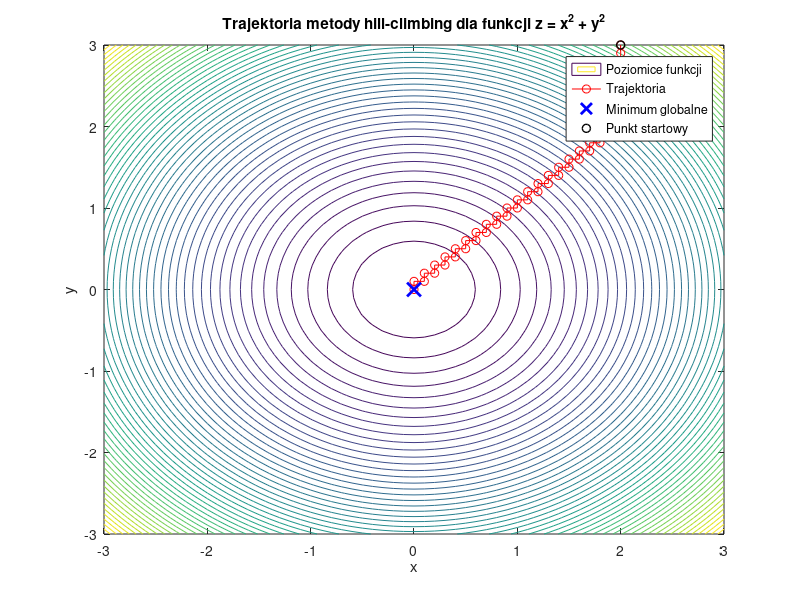

Write the MATLAB code that produced this figure.
% Definicja głównej funkcji optymalizacyjnej dla hill-climbing
function hill_climbing()
    % Funkcja celu
    f = @(x, y) x.^2 + y.^2;
    
    % Punkt początkowy
    x = 2; % możesz zmienić na inne wartości
    y = 3; % możesz zmienić na inne wartości
    
    % Parametry algorytmu
    step_size = 0.1; % Wielkość kroku
    tolerance = 1e-6; % Tolerancja do zatrzymania
    max_iter = 1000;  % Maksymalna liczba iteracji
    
    % Przechowywanie ścieżki do wizualizacji
    x_history = x;
    y_history = y;
    
    for iter = 1:max_iter
        % Aktualna wartość funkcji celu
        current_value = f(x, y);
        
        % Wygenerowanie sąsiednich punktów (w czterech kierunkach)
        neighbors = [
            x + step_size, y;
            x - step_size, y;
            x, y + step_size;
            x, y - step_size
        ];
        
        % Sprawdzanie wartości funkcji celu w sąsiednich punktach
        best_value = current_value;
        best_neighbor = [x, y];
        
        for i = 1:size(neighbors, 1)
            neighbor_value = f(neighbors(i, 1), neighbors(i, 2));
            if neighbor_value < best_value % Szukamy minimum
                best_value = neighbor_value;
                best_neighbor = neighbors(i, :);
            end
        end
        
        % Zatrzymanie, jeśli różnica jest mniejsza niż tolerancja
        if abs(best_value - current_value) < tolerance
            break;
        end
        
        % Aktualizacja punktu do najlepszego sąsiada
        x = best_neighbor(1);
        y = best_neighbor(2);
        
        % Zapisanie ścieżki
        x_history = [x_history, x];
        y_history = [y_history, y];
    end
    
    % Wyświetlanie wyników
    fprintf('Minimum osiągnięte w punkcie (%f, %f) po %d iteracjach.\n', x, y, iter);
    fprintf('Wartość funkcji w minimum: %f\n', f(x, y));
    
    % Rysowanie ścieżki optymalizacji
    [X, Y] = meshgrid(-3:0.1:3, -3:0.1:3);
    Z = X.^2 + Y.^2;
    contour(X, Y, Z, 50);
    hold on;
    plot(x_history, y_history, 'ro-'); % Trajektoria
    plot(0, 0, 'bx', 'MarkerSize', 10, 'LineWidth', 2); % Minimum globalne
    plot(x_history(1), y_history(1), 'ko', 'MarkerSize', 6, 'LineWidth', 1); % Punkt startowy (mniejsze kółko)
    xlabel('x');
    ylabel('y');
    title('Trajektoria metody hill-climbing dla funkcji z = x^2 + y^2');
    legend('Poziomice funkcji', 'Trajektoria', 'Minimum globalne', 'Punkt startowy');
    hold off;
end
